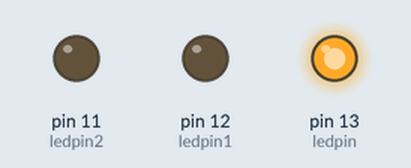
This sketch was run on a simulated Arduino Uno, built with avr-gcc and run on an emulated ATmega328P. Shown: output pins drawn as LEDs (lit = HIGH).

Above: at 0.5 s.
At 2.0 s:
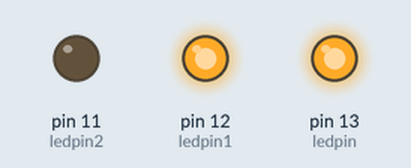
At 3.5 s:
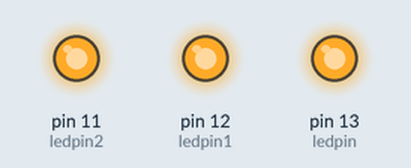
At 4.5 s:
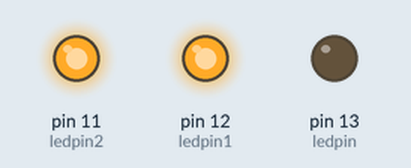
At 6.0 s:
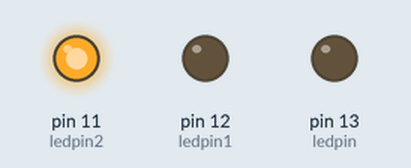
At 7.5 s:
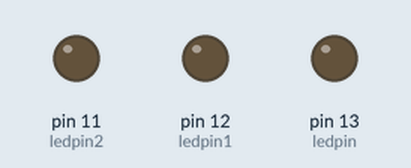
Timing chart, 0 to 10.4 s (numbered marks = the images above):
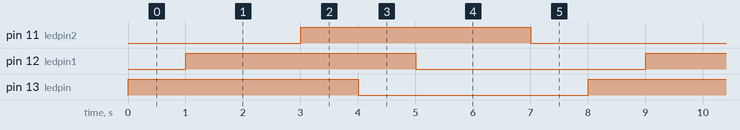

The sketch:

multipleLED.ino
```cpp
int ledpin= 13;
int ledpin1 =12;
int ledpin2=11;
int ontime=1000;
int offtime=2000;

void setup(){
  Serial.begin(9600);
  pinMode(ledpin,OUTPUT);
  pinMode(ledpin1,OUTPUT);
  pinMode(ledpin2,OUTPUT);
}
void loop() {
digitalWrite(ledpin,HIGH);
delay(ontime);
digitalWrite(ledpin1,HIGH);
delay(offtime);
digitalWrite(ledpin2,HIGH);
delay(ontime);
digitalWrite(ledpin,LOW);
delay(ontime);
  digitalWrite(ledpin1,LOW);
delay(offtime);
  digitalWrite(ledpin2,LOW);
delay(ontime);
  // put your main code here, to run repeatedly:

}
```

Measured:
- by itself, pin 11 (ledpin2), pin 12 (ledpin1), pin 13 (ledpin): alternates HIGH for 4.0 s and LOW for 4.0 s
- by itself, everything shown: repeats every 8.0 s, in 6 steps
